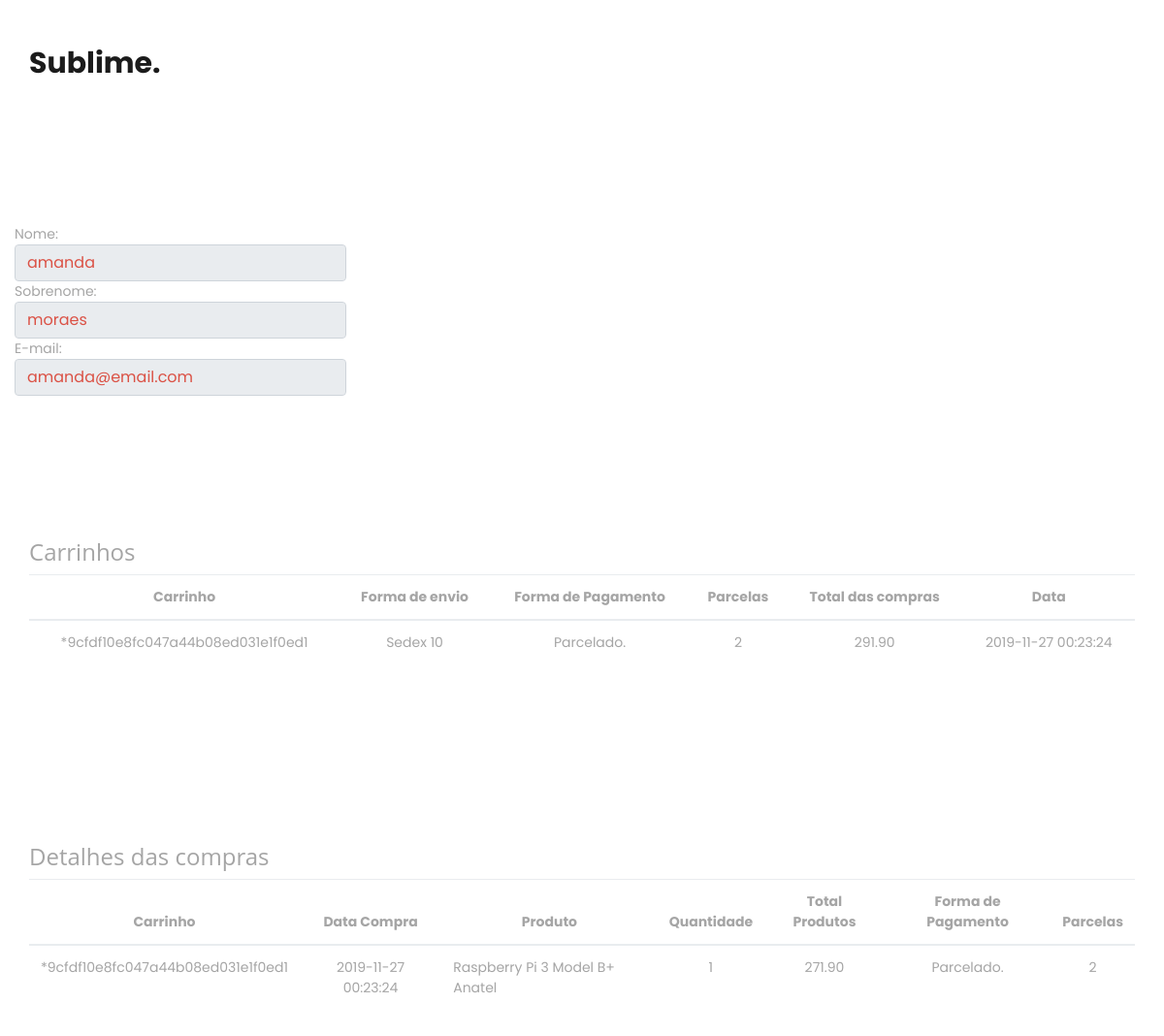
/historico.php?idCliente=2 (signed in), run on the app's committed database.
### tables this page shows
CREATE TABLE `vendas` (
  `id_vendas` int(11) NOT NULL,
  `id_cliente` int(11) NOT NULL,
  `codigo_carrinho` varchar(40) NOT NULL,
  `valor_carrinho` decimal(10,2) NOT NULL,
  `forma_pagamento` varchar(50) NOT NULL,
  `parcelas` int(5) DEFAULT NULL,
  `forma_envio` varchar(50) NOT NULL,
  `total_compra` decimal(10,2) NOT NULL,
  `data` datetime NOT NULL,
  `telefone` varchar(30) NOT NULL,
  `cep` varchar(30) NOT NULL,
  `cpf` varchar(40) NOT NULL,
  `cartao` varchar(20) NOT NULL
);

CREATE TABLE `produtos_vendidos` (
  `id_produto_vendido` int(11) NOT NULL,
  `id_produto` int(11) NOT NULL,
  `vendas` int(11) NOT NULL,
  `quantidade` int(11) NOT NULL,
  `cliente` int(11) NOT NULL,
  `carrinho` varchar(40) NOT NULL
);

CREATE TABLE `produtos` (
  `id` int(11) NOT NULL,
  `part_number` varchar(5) NOT NULL,
  `nome_prod` varchar(150) NOT NULL,
  `valor_prod` decimal(10,2) NOT NULL,
  `estoque_quant` int(11) NOT NULL,
  `descricao` varchar(1000) NOT NULL,
  `imagem` varchar(100) DEFAULT NULL,
  `date_create` datetime NOT NULL,
  `date_last_update` datetime NOT NULL,
  `promocao` varchar(15) NOT NULL
);

### historico.php (the view, shortened to what this page needs)
<!DOCTYPE html>
<?php
include('rotas/conect.php');
if(isset($_SESSION['usuario'])){
	if(isset($_GET['idCliente'])){
		$idCliente = $_GET['idCliente'];
		$query = $mysqli->query("select * from login_cli where id_cli = $idCliente");
	}else{
		Header('Location:vendas.php');
		exit();
	}
}else{
	Header('Location:index.php');
	exit();
}
?>
<html lang="pt-br">
<head>
	<link rel="stylesheet" type="text/css" href="styles/bootstrap4/bootstrap.min.css">
	<link href="plugins/font-awesome-4.7.0/css/font-awesome.min.css" rel="stylesheet" type="text/css">
	<link rel="stylesheet" type="text/css" href="styles/categories.css">
	<link rel="stylesheet" type="text/css" href="styles/categories_responsive.css">
</head>
<body>
	<div class="super_container">
		<header class="header">
			<div class="header_container">
				<div class="container">
					<div class="row">
						<div class="col">
							<div class="header_content d-flex flex-row align-items-center justify-content-start">
								<div class="logo"><a href="index.php">Sublime.</a></div>
							</div>
						</div>
					</div>
				</div>
			</div>
			<div class="search_panel trans_300">
				<div class="container">
					<div class="row">
						<div class="col">
							<div class="search_panel_content d-flex flex-row align-items-center justify-content-end">
								<form action="#">
								</form>
							</div>
						</div>
					</div>
				</div>
			</div>
		</header>
		<br>
		<br>
		<br>
		<br>
		<br>
		<br>
		<br>
		<br>
		<br>
		<br>
		<br>
		<div class="container">
			<?php
				while ($dados_cli=$query->fetch_assoc()) {?>
					<div class="row">
						<div class="col4">
							Nome:
							<input type="text" value="<?php echo "$dados_cli[nome_cli]" ?>" class="form-control" disabled>
						</div>
					</div>
					<div class="row">
						<div class="col4">
							Sobrenome:
							<input type="text" value="<?php echo "$dados_cli[sobNome_cli]" ?>" class="form-control" disabled>
						</div>
					</div>
					<div class="row">
						<div class="col4">
							E-mail:
							<input type="text" value="<?php echo "$dados_cli[email_cli]" ?>" class="form-control" disabled>
						</div>
					</div>
				<?php }
			 ?>
		</div>
		<br>
		<br>
		<br>
		<br>
		<br>
		<br>
		<br>
<?php
			$query = $mysqli->query("
				select codigo_carrinho, forma_envio, forma_pagamento, parcelas, total_compra, data from vendas
				where id_cliente = '$idCliente'");
 ?>
		<div class="container">
			<h3>Carrinhos</h3>
			<table class="table table-hover">
				<thead class="text-center">
					<tr>
						<th scope="col">Carrinho</th>
						<th scope="col">Forma de envio</th>
						<th scope="col">Forma de Pagamento</th>
						<th scope="col">Parcelas</th>
						<th scope="col">Total das compras</th>
						<th scope="col">Data</th>
					</tr>
				</thead>
				<tbody>
					<?php
					while ($tabela2=$query->fetch_assoc()) {
						echo "
						<tr>
							<td align='center'>$tabela2[codigo_carrinho]</td>
							<td align='center'>$tabela2[forma_envio]</td>
							<td align='center'>$tabela2[forma_pagamento]</td>
							<td align='center'>$tabela2[parcelas]</td>
							<td align='center'>$tabela2[total_compra]</td>
							<td align='center'>$tabela2[data]</td>
						</tr>
						";
					}
					?>
				</tbody>
			</table>
		</div>
		<br>
		<br>
		<br>
		<br>
		<br>
		<br>
		<br>
		<br>
<?php
			$query = $mysqli->query("
				select a.carrinho, b.data, c.nome_prod, a.quantidade, b.valor_carrinho, b.forma_pagamento, b.parcelas from produtos_vendidos a
				join vendas b
				on id_vendas = vendas
				join produtos c
				on id = id_produto
				where cliente = '$idCliente'
				order by b.data
			");
?>
		<div class="container">
			<h3>Detalhes das compras</h3>
			<table class="table table-hover">
				<thead class="text-center">
					<tr>
						<th scope="col">Carrinho</th>
						<th scope="col">Data Compra</th>
						<th scope="col">Produto</th>
						<th scope="col">Quantidade</th>
						<th scope="col">Total Produtos</th>
						<th scope="col">Forma de Pagamento</th>
						<th scope="col">Parcelas</th>
					</tr>
				</thead>
				<tbody>
					<?php
					while ($tabela=$query->fetch_assoc()) {
						echo "
						<tr>
							<td align='center'>$tabela[carrinho]</td>
							<td align='center'>$tabela[data]</td>
							<td align='center' class='text-left'>$tabela[nome_prod]</td>
							<td align='center'>$tabela[quantidade]</td>
							<td align='center'>$tabela[valor_carrinho]</td>
							<td align='center'>$tabela[forma_pagamento]</td>
							<td align='center'>$tabela[parcelas]</td>
						</tr>
						";
					}
					?>
				</tbody>
			</table>
		</div>
		<div class="footer_overlay"></div>
	</div>
</body>
</html>

### styles/categories.css (style rules this page uses)
* { margin: 0; padding: 0; -webkit-font-smoothing: antialiased; -webkit-text-shadow: rgba(0,0,0,.01) 0 0 1px; text-shadow: rgba(0,0,0,.01) 0 0 1px; }
body { font-family: 'Poppins', sans-serif; font-size: 14px; font-weight: 400; background: #FFFFFF; color: #a5a5a5; }
div { display: block; position: relative; -webkit-box-sizing: border-box; -moz-box-sizing: border-box; box-sizing: border-box; }
a, a:hover, a:visited, a:active, a:link { text-decoration: none; -webkit-font-smoothing: antialiased; -webkit-text-shadow: rgba(0,0,0,.01) 0 0 1px; text-shadow: rgba(0,0,0,.01) 0 0 1px; }
h3 { font-size: 24px; }
h1, h2, h3, h4, h5, h6 { font-family: 'Open Sans', sans-serif; -webkit-font-smoothing: antialiased; -webkit-text-shadow: rgba(0,0,0,.01) 0 0 1px; text-shadow: rgba(0,0,0,.01) 0 0 1px; }
.form-control { color: #db5246; }
.trans_300 { -webkit-transition: all 300ms ease; -moz-transition: all 300ms ease; -ms-transition: all 300ms ease; -o-transition: all 300ms ease; transition: all 300ms ease; }
.super_container { width: 100%; overflow: hidden; }
.header { display: block; position: fixed; top: 0; left: 0; width: 100%; z-index: 100; }
.header_container { width: 100%; z-index: 1; background: #FFFFFF; }
.header_content { width: 100%; height: 130px; -webkit-transition: all 200ms ease; -moz-transition: all 200ms ease; -ms-transition: all 200ms ease; -o-transition: all 200ms ease; transition: all 200ms ease; }
.logo a { font-size: 30px; font-weight: 700; color: #1b1b1b; -webkit-transition: all 200ms ease; -moz-transition: all 200ms ease; -ms-transition: all 200ms ease; -o-transition: all 200ms ease; transition: all 200ms ease; }
.search_panel { position: absolute; left: 0; bottom: 0; width: 100%; background: #e4e4e4; z-index: -1; }
.search_panel_content { height: 80px; }
.footer_overlay { width: 100%; height: 129px; background: transparent; z-index: 1; }

### data on the page
vendas: codigo_carrinho "*9cfdf10e8fc047a44b08ed031e1f0ed1", forma_envio "Sedex 10", forma_pagamento "Parcelado.", parcelas "2", total_compra "291.90", data "2019-11-27 00:23:24"
produtos_vendidos: carrinho "*9cfdf10e8fc047a44b08ed031e1f0ed1", vendas.data "2019-11-27 00:23:24", id_produto.nome_prod "Raspberry Pi 3 Model B+ Anatel", quantidade "1", vendas.valor_carrinho "271.90", vendas.forma_pagamento "Parcelado.", vendas.parcelas "2"
